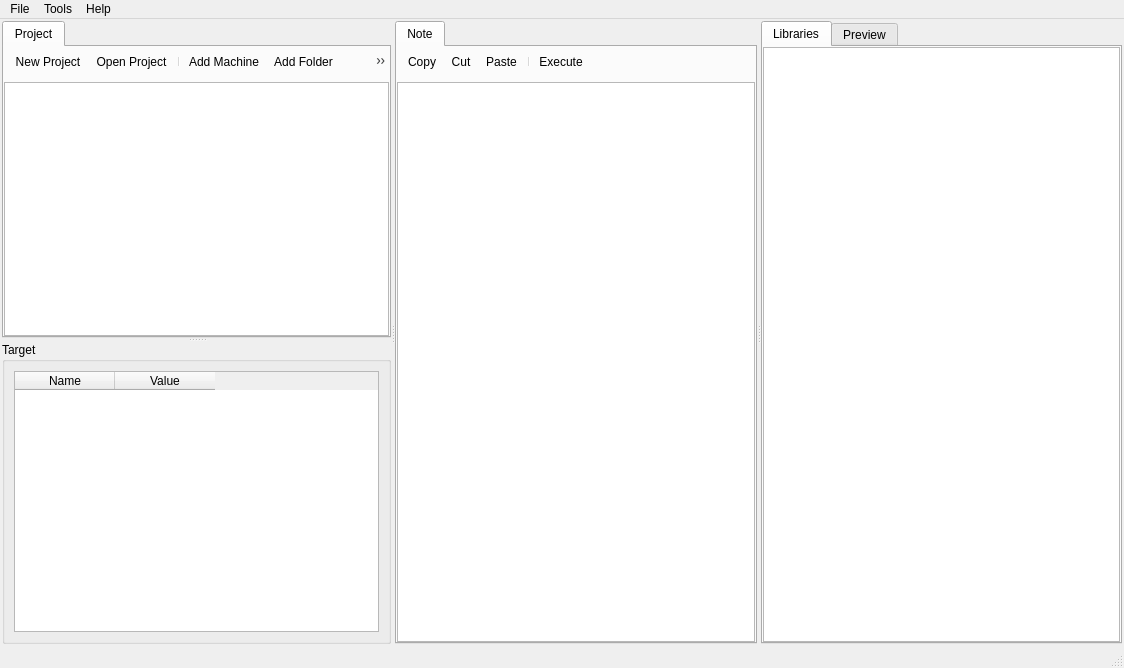
<?xml version="1.0" encoding="UTF-8"?>
<ui version="4.0">
 <class>MainWindow</class>
 <widget class="QMainWindow" name="MainWindow">
  <property name="geometry">
   <rect>
    <x>0</x>
    <y>0</y>
    <width>1124</width>
    <height>668</height>
   </rect>
  </property>
  <property name="windowTitle">
   <string>CyberNoteQt v1.1.0</string>
  </property>
  <widget class="QWidget" name="centralwidget">
   <layout class="QHBoxLayout" name="horizontalLayout">
    <property name="leftMargin"><number>2</number></property>
    <property name="topMargin"><number>2</number></property>
    <property name="rightMargin"><number>2</number></property>
    <property name="bottomMargin"><number>2</number></property>
    <item>
     <widget class="QSplitter" name="mainSplitter">
      <property name="orientation">
       <enum>Qt::Horizontal</enum>
      </property>

      <!-- ===================== Colonne gauche : Projet + Target ===================== -->
      <widget class="QSplitter" name="leftSplitter">
       <property name="orientation">
        <enum>Qt::Vertical</enum>
       </property>

       <widget class="QTabWidget" name="tabProject">
        <widget class="QWidget" name="tabProjectPage">
         <attribute name="title">
          <string>Project</string>
         </attribute>
         <layout class="QVBoxLayout" name="verticalLayout_project">
          <property name="leftMargin"><number>0</number></property>
          <property name="topMargin"><number>0</number></property>
          <property name="rightMargin"><number>0</number></property>
          <property name="bottomMargin"><number>0</number></property>
          <item>
           <widget class="QToolBar" name="toolBarFiles">
            <property name="windowTitle"><string>TB_Files</string></property>
            <addaction name="actionNewProjectTb"/>
            <addaction name="actionOpenProjectTb"/>
            <addaction name="separator"/>
            <addaction name="actionAddMachine"/>
            <addaction name="actionAddFolder"/>
            <addaction name="actionNewNote"/>
            <addaction name="separator"/>
            <addaction name="actionTreeCopy"/>
            <addaction name="actionTreePaste"/>
            <addaction name="separator"/>
            <addaction name="actionRename"/>
            <addaction name="actionMakeCopy"/>
            <addaction name="actionMoveFileInto"/>
            <addaction name="actionMergeEntireFileWith"/>
            <addaction name="separator"/>
            <addaction name="actionDelete"/>
           </widget>
          </item>
          <item>
           <widget class="QTreeWidget" name="treeProject">
            <property name="headerHidden">
             <bool>true</bool>
            </property>
            <column>
             <property name="text"><string>1</string></property>
            </column>
           </widget>
          </item>
         </layout>
        </widget>
       </widget>

       <widget class="QGroupBox" name="gbTarget">
        <property name="title">
         <string>Target</string>
        </property>
        <layout class="QVBoxLayout" name="verticalLayout_target">
         <item>
          <widget class="QTableWidget" name="tableTarget">
           <property name="columnCount">
            <number>2</number>
           </property>
           <column>
            <property name="text"><string>Name</string></property>
           </column>
           <column>
            <property name="text"><string>Value</string></property>
           </column>
          </widget>
         </item>
        </layout>
       </widget>
      </widget>

      <!-- ===================== Colonne centrale : Note (éditeur markdown) ===================== -->
      <widget class="QTabWidget" name="tabNote">
       <widget class="QWidget" name="tabNotePage">
        <attribute name="title">
         <string>Note</string>
        </attribute>
        <layout class="QVBoxLayout" name="verticalLayout_note">
         <property name="leftMargin"><number>0</number></property>
         <property name="topMargin"><number>0</number></property>
         <property name="rightMargin"><number>0</number></property>
         <property name="bottomMargin"><number>0</number></property>
         <item>
          <widget class="QToolBar" name="toolBarNotes">
           <property name="windowTitle"><string>TB_Notes</string></property>
           <addaction name="actionNoteCopy"/>
           <addaction name="actionNoteCut"/>
           <addaction name="actionNotePaste"/>
           <addaction name="separator"/>
           <addaction name="actionNoteExecute"/>
          </widget>
         </item>
         <item>
          <widget class="MarkdownEdit" name="mdEditor">
           <property name="minimumSize">
            <size>
             <width>200</width>
             <height>200</height>
            </size>
           </property>
          </widget>
         </item>
        </layout>
       </widget>
      </widget>

      <!-- ===================== Colonne droite : Bibliothèques ===================== -->
      <widget class="QTabWidget" name="tabLibraries">
       <widget class="QWidget" name="tabLibrariesPage">
        <attribute name="title">
         <string>Libraries</string>
        </attribute>
        <layout class="QVBoxLayout" name="verticalLayout_library">
         <property name="leftMargin"><number>0</number></property>
         <property name="topMargin"><number>0</number></property>
         <property name="rightMargin"><number>0</number></property>
         <property name="bottomMargin"><number>0</number></property>
         <item>
          <widget class="QTreeWidget" name="treeLibrary">
           <property name="headerHidden">
            <bool>true</bool>
           </property>
           <column>
            <property name="text"><string>1</string></property>
           </column>
          </widget>
         </item>
        </layout>
       </widget>
       <widget class="QWidget" name="tabLibraryPreviewPage">
        <attribute name="title">
         <string>Preview</string>
        </attribute>
        <layout class="QVBoxLayout" name="verticalLayout_libraryPreview">
         <property name="leftMargin"><number>0</number></property>
         <property name="topMargin"><number>0</number></property>
         <property name="rightMargin"><number>0</number></property>
         <property name="bottomMargin"><number>0</number></property>
         <item>
          <widget class="MarkdownEdit" name="mdPreview">
           <property name="readOnly">
            <bool>true</bool>
           </property>
           <property name="minimumSize">
            <size>
             <width>200</width>
             <height>200</height>
            </size>
           </property>
          </widget>
         </item>
        </layout>
       </widget>
      </widget>

     </widget>
    </item>
   </layout>
  </widget>

  <widget class="QMenuBar" name="menubar">
   <property name="geometry">
    <rect><x>0</x><y>0</y><width>1124</width><height>24</height></rect>
   </property>
   <widget class="QMenu" name="menuFile">
    <property name="title"><string>File</string></property>
    <addaction name="actionNewProject"/>
    <addaction name="actionOpenProject"/>
    <addaction name="separator"/>
    <addaction name="actionExit"/>
   </widget>
   <widget class="QMenu" name="menuTools">
    <property name="title"><string>Tools</string></property>
    <addaction name="actionNewLinuxTerm"/>
    <addaction name="actionNewNetcatTerm"/>
   </widget>
   <widget class="QMenu" name="menuHelp">
    <property name="title"><string>Help</string></property>
    <addaction name="actionHelpContents"/>
    <addaction name="separator"/>
    <addaction name="actionAbout"/>
   </widget>
   <addaction name="menuFile"/>
   <addaction name="menuTools"/>
   <addaction name="menuHelp"/>
  </widget>

  <widget class="QStatusBar" name="statusbar"/>

  <action name="actionNewProject">
   <property name="icon"><iconset resource="../resources/resources.qrc"><normaloff>:/icons/new_project.svg</normaloff>:/icons/new_project.svg</iconset></property>
   <property name="text"><string>New Project</string></property>
  </action>
  <action name="actionOpenProject">
   <property name="icon"><iconset resource="../resources/resources.qrc"><normaloff>:/icons/open_project.svg</normaloff>:/icons/open_project.svg</iconset></property>
   <property name="text"><string>Open Project</string></property>
  </action>
  <action name="actionExit">
   <property name="icon"><iconset resource="../resources/resources.qrc"><normaloff>:/icons/exit.svg</normaloff>:/icons/exit.svg</iconset></property>
   <property name="text"><string>Exit</string></property>
  </action>
  <action name="actionNewLinuxTerm">
   <property name="icon"><iconset resource="../resources/resources.qrc"><normaloff>:/icons/terminal.svg</normaloff>:/icons/terminal.svg</iconset></property>
   <property name="text"><string>Start New Linux Term</string></property>
  </action>
  <action name="actionNewNetcatTerm">
   <property name="icon"><iconset resource="../resources/resources.qrc"><normaloff>:/icons/netcat.svg</normaloff>:/icons/netcat.svg</iconset></property>
   <property name="text"><string>Start New Netcat Term</string></property>
  </action>

  <action name="actionAddMachine">
   <property name="icon"><iconset resource="../resources/resources.qrc"><normaloff>:/icons/add_machine.svg</normaloff>:/icons/add_machine.svg</iconset></property>
   <property name="text"><string>Add Machine</string></property>
  </action>
  <action name="actionAddFolder">
   <property name="icon"><iconset resource="../resources/resources.qrc"><normaloff>:/icons/add_folder.svg</normaloff>:/icons/add_folder.svg</iconset></property>
   <property name="text"><string>Add Folder</string></property>
  </action>
  <action name="actionNewProjectTb">
   <property name="icon"><iconset resource="../resources/resources.qrc"><normaloff>:/icons/new_project.svg</normaloff>:/icons/new_project.svg</iconset></property>
   <property name="text"><string>New Project</string></property>
  </action>
  <action name="actionOpenProjectTb">
   <property name="icon"><iconset resource="../resources/resources.qrc"><normaloff>:/icons/open_project.svg</normaloff>:/icons/open_project.svg</iconset></property>
   <property name="text"><string>Open Project</string></property>
  </action>
  <action name="actionNewNote">
   <property name="icon"><iconset resource="../resources/resources.qrc"><normaloff>:/icons/new_note.svg</normaloff>:/icons/new_note.svg</iconset></property>
   <property name="text"><string>New Note</string></property>
  </action>
  <action name="actionTreeCopy">
   <property name="icon"><iconset resource="../resources/resources.qrc"><normaloff>:/icons/copy.svg</normaloff>:/icons/copy.svg</iconset></property>
   <property name="text"><string>Copy</string></property>
   <property name="toolTip"><string>Copy (files or entire folders)</string></property>
  </action>
  <action name="actionTreePaste">
   <property name="icon"><iconset resource="../resources/resources.qrc"><normaloff>:/icons/paste.svg</normaloff>:/icons/paste.svg</iconset></property>
   <property name="text"><string>Paste</string></property>
  </action>
  <action name="actionMakeCopy">
   <property name="icon"><iconset resource="../resources/resources.qrc"><normaloff>:/icons/copy.svg</normaloff>:/icons/copy.svg</iconset></property>
   <property name="text"><string>Make a copy</string></property>
  </action>
  <action name="actionMoveFileInto">
   <property name="icon"><iconset resource="../resources/resources.qrc"><normaloff>:/icons/move_file.svg</normaloff>:/icons/move_file.svg</iconset></property>
   <property name="text"><string>Move file into</string></property>
  </action>
  <action name="actionMergeEntireFileWith">
   <property name="icon"><iconset resource="../resources/resources.qrc"><normaloff>:/icons/merge.svg</normaloff>:/icons/merge.svg</iconset></property>
   <property name="text"><string>Merge entire file with...</string></property>
  </action>
  <action name="actionRename">
   <property name="icon"><iconset resource="../resources/resources.qrc"><normaloff>:/icons/rename.svg</normaloff>:/icons/rename.svg</iconset></property>
   <property name="text"><string>Rename</string></property>
  </action>
  <action name="actionDelete">
   <property name="icon"><iconset resource="../resources/resources.qrc"><normaloff>:/icons/delete.svg</normaloff>:/icons/delete.svg</iconset></property>
   <property name="text"><string>Delete</string></property>
  </action>

  <action name="actionNoteCopy">
   <property name="icon"><iconset resource="../resources/resources.qrc"><normaloff>:/icons/copy.svg</normaloff>:/icons/copy.svg</iconset></property>
   <property name="text"><string>Copy</string></property>
  </action>
  <action name="actionNoteCut">
   <property name="icon"><iconset resource="../resources/resources.qrc"><normaloff>:/icons/cut.svg</normaloff>:/icons/cut.svg</iconset></property>
   <property name="text"><string>Cut</string></property>
  </action>
  <action name="actionNotePaste">
   <property name="icon"><iconset resource="../resources/resources.qrc"><normaloff>:/icons/paste.svg</normaloff>:/icons/paste.svg</iconset></property>
   <property name="text"><string>Paste</string></property>
  </action>
  <action name="actionNoteExecute">
   <property name="icon"><iconset resource="../resources/resources.qrc"><normaloff>:/icons/execute.svg</normaloff>:/icons/execute.svg</iconset></property>
   <property name="text"><string>Execute</string></property>
  </action>

  <action name="actionHelpContents">
   <property name="icon"><iconset resource="../resources/resources.qrc"><normaloff>:/icons/help.svg</normaloff>:/icons/help.svg</iconset></property>
   <property name="text"><string>Help Contents</string></property>
   <property name="shortcut"><string>F1</string></property>
  </action>
  <action name="actionAbout">
   <property name="icon"><iconset resource="../resources/resources.qrc"><normaloff>:/icons/about.svg</normaloff>:/icons/about.svg</iconset></property>
   <property name="text"><string>About CyberNoteQt</string></property>
  </action>
 </widget>


 <!-- MarkdownEdit = notre widget custom (voir markdownedit.h), promu depuis QTextEdit.
      Qt Designer affichera une zone QTextEdit classique pour cette place réservée. -->
 <customwidgets>
  <customwidget>
   <class>MarkdownEdit</class>
   <extends>QTextEdit</extends>
   <header>markdownedit.h</header>
  </customwidget>
 </customwidgets>

 <resources/>
 <connections/>
</ui>
